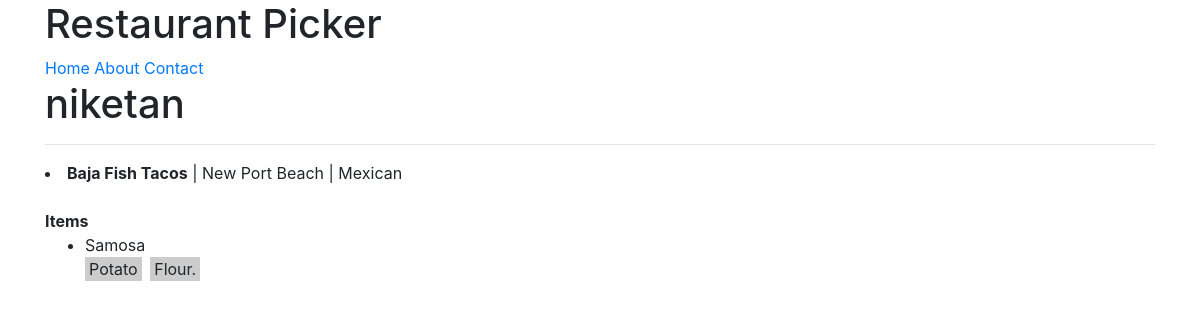
/u/niketan/, run on the app's committed database.
### restaurants/models.py (models this page shows, shortened)
class RestaurantLocation(models.Model):
    owner       = models.ForeignKey(
                    User,
                    on_delete = models.CASCADE,
                )
    name        = models.CharField(max_length = 120)
    location    = models.CharField(max_length = 120, null=True, blank=True)
    category    = models.CharField(max_length = 120, null=True, blank=True,validators=[validate_category])
    timestamp   = models.DateTimeField(auto_now_add=True, null=True)
    updated     = models.DateTimeField(auto_now=True)
    slug        = models.SlugField(null=True, blank=True)
    @property
    def title(self):
        return self.name

### menus/models.py (models this page shows, shortened)
class Item(models.Model):
    user    = models.ForeignKey(User, on_delete=models.CASCADE)
    restaurant = models.ForeignKey(RestaurantLocation, on_delete=models.CASCADE)
    name = models.CharField(max_length = 120)
    contents  = models.TextField(help_text='Separate each item by comma')
    excludes  = models.TextField(
        blank=True,
        null=True,
        help_text='Separate each item by comma'
    )
    public = models.BooleanField(default=True)
    timestamp   = models.DateTimeField(auto_now_add=True)
    updated     = models.DateTimeField(auto_now=True)
    class Meta:
        ordering = ['-updated','-timestamp']
    def get_contents(self):
        return self.contents.split(",")

### profiles/views.py (the view)
# urls.py: path('<username>/',ProfileDetailView.as_view(),name='detail'),
class ProfileDetailView(DetailView):
    template_name = 'profiles/user.html'
    def get_object(self):
        username = self.kwargs.get('username')
        if username is None:
            return Http404
        return get_object_or_404(User, username__iexact = username, is_active=True)

### profiles/templates/profiles/user.html (shortened to what this page needs)
{% extends 'base.html' %}
{% block content %}
<h1>{{ user.username }}</h1>
<hr>
{% if user.item_set.all.exists %}
{% for rest in user.restaurantlocation_set.all %}
  <li><b>{{ rest.title }}</b> | {{ rest.location }} | {{ rest.category }}</li>
  <br>
  <b>Items</b>
  <ul>
    {% for item in rest.item_set.all %}
    <li style="margin-bottom:15px;"> {{ item.name }} <br>
      {% for ing in item.get_contents%}
      <span style="padding:2px 4px; margin-right:4px; background-color:#ccc;">{{ ing }}</span>
      {% endfor %}
    </li>
    {% endfor %}
  </ul>
{% endfor %}
{% else %}
<p class="lead">No Item Found</p>
{% endif %}
<br>
{% endblock content %}

### data on the page
RestaurantLocation: title "Baja Fish Tacos", location "New Port Beach", category "Mexican"
Item: name "Samosa", get_contents "Potato" "Flour."

### other printed values
{{ user.username }} "niketan"
